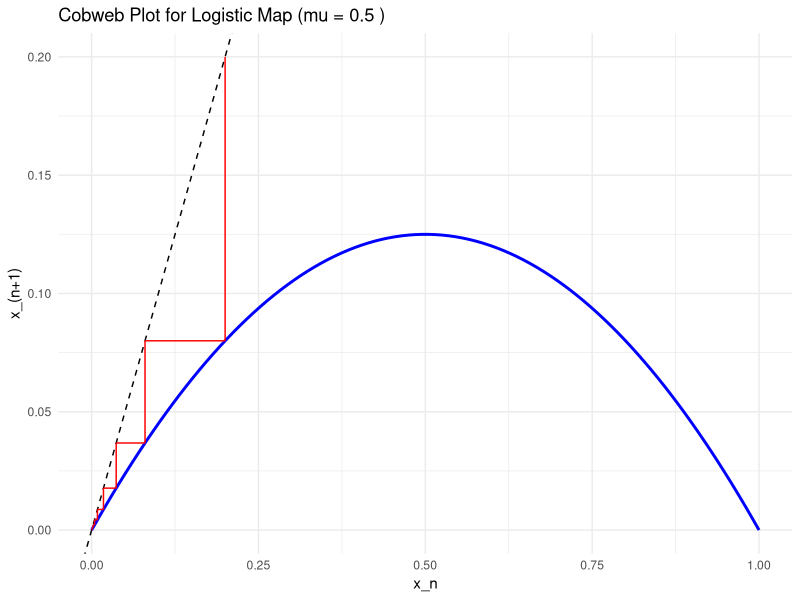
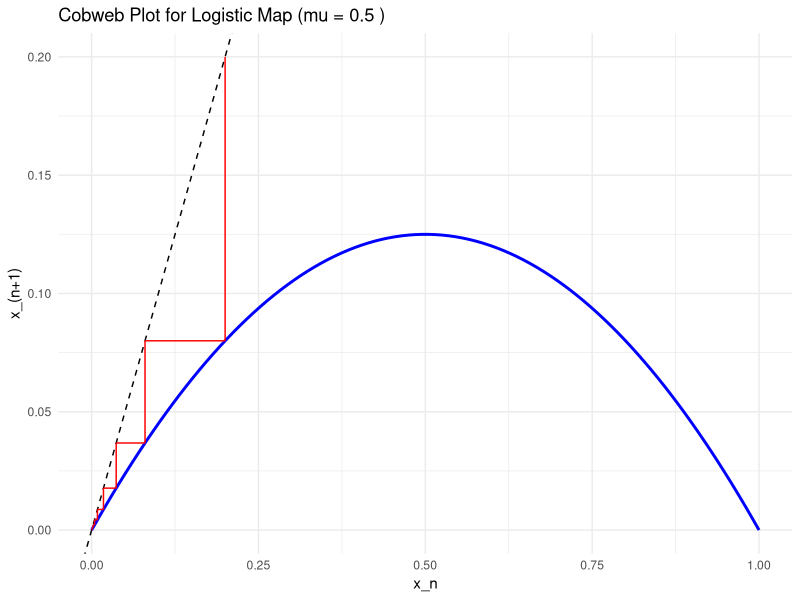
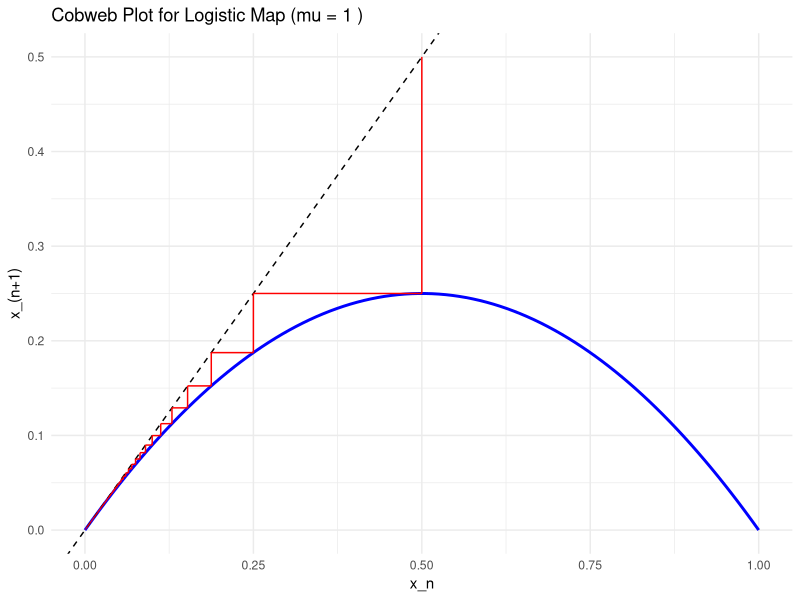
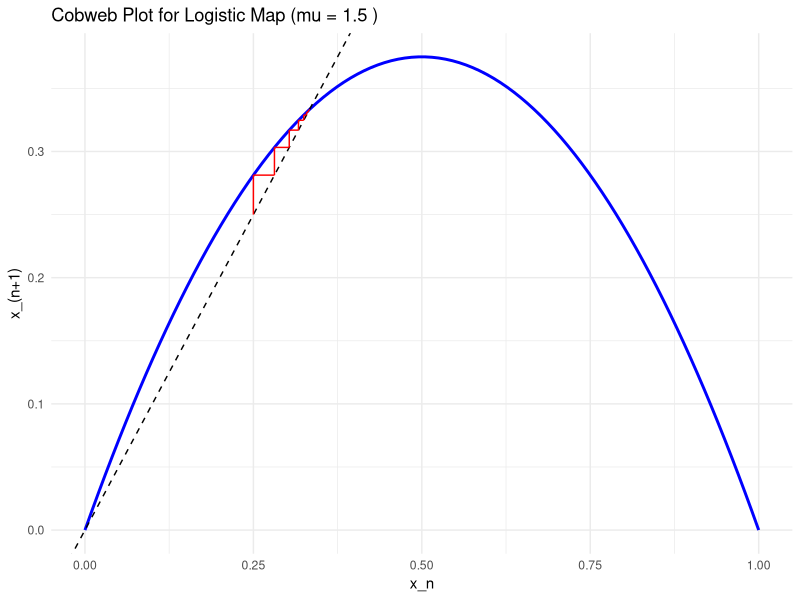
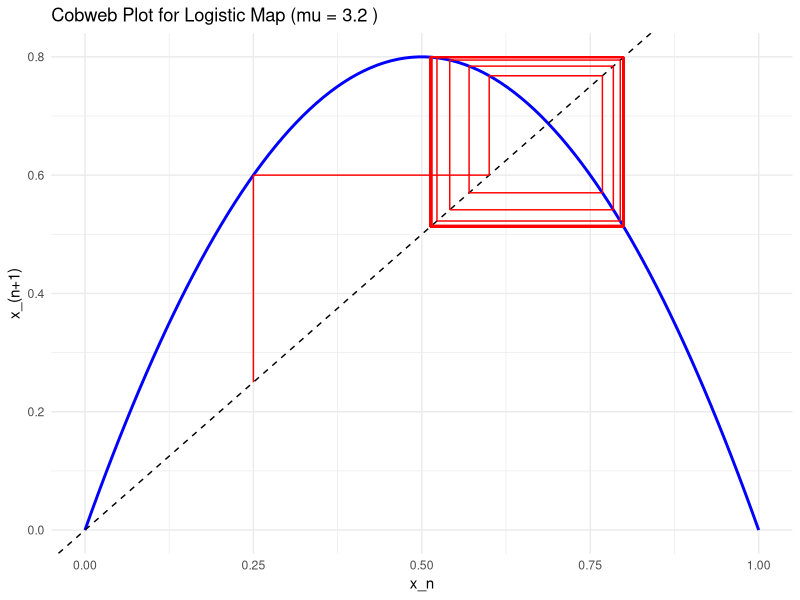
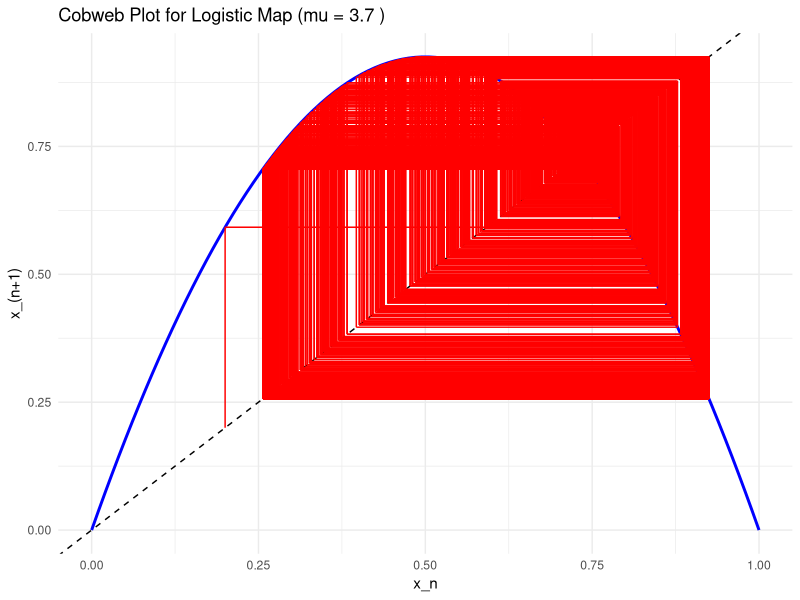

The R script that drew these images, in order:
# Load necessary libraries
library(tidyverse)


# Define the logistic function
logistic_map <- function(x, mu) {
  return(mu * x * (1 - x))
}

# Generate cobweb plot
cobweb_plot <- function(mu, x0 = 0.2, n_iter = 50) {
  x <- numeric(n_iter)
  x[1] <- x0  # Initial condition
  
  # Iterate the logistic equation
  for (i in 2:n_iter) {
    x[i] <- logistic_map(x[i - 1], mu)
  }
  
  # Generate y = f(x) line
  x_vals <- seq(0, 1, length.out = 100)
  y_vals <- logistic_map(x_vals, mu)
  
  # Create data frame for plotting
  cobweb_df <- data.frame(x = x[-length(x)], y = x[-1])
  
  # Plot
  ggplot() +
    geom_line(aes(x = x_vals, y = y_vals), color = "blue", linewidth = 1) +  # Logistic curve
    geom_abline(slope = 1, intercept = 0, linetype = "dashed", color = "black") +  # y = x line
    geom_segment(data = cobweb_df, aes(x = x, xend = x, y = x, yend = y), color = "red") +  # Vertical lines
    geom_segment(data = cobweb_df, aes(x = x, xend = y, y = y, yend = y), color = "red") +  # Horizontal lines
    labs(title = paste("Cobweb Plot for Logistic Map (mu =", mu, ")"),
         x = "x_n",
         y = "x_(n+1)") +
    theme_minimal()
}

# Plot and save some cobweb plots

# Example: Plot for mu = 0.5

cobweb_plot(mu = 0.5, x0 = 0.2, n_iter = 1500)

# Code to save the above figure
png("Figures_videos/cobweb_plot_logistic_map_mu_0p5.png",
    width = 500*4, # The width of the plot in inches
    height = 520*4, res=300)

cobweb_plot(mu = 0.5, x0 = 0.2, n_iter = 1500)

dev.off()

# Example: Plot for mu = 1.0
png("Figures_videos/cobweb_plot_logistic_map_mu_1p0.png",
    width = 500*4, # The width of the plot in inches
    height = 520*4, res=300)

cobweb_plot(mu = 1.0, x0 = 0.5, n_iter = 1500)

dev.off()


# Example: Plot for mu = 1.5
png("Figures_videos/cobweb_plot_logistic_map_mu_1p5.png",
    width = 500*4, # The width of the plot in inches
    height = 520*4, res=300)

cobweb_plot(mu = 1.5, x0 = 0.25, n_iter = 150)

dev.off()

# Example: Plot for mu = 3.2
png("Figures_videos/cobweb_plot_logistic_map_mu_3p2.png",
    width = 500*4, # The width of the plot in inches
    height = 520*4, res=300)

cobweb_plot(mu = 3.2, x0 = 0.25, n_iter = 1500)

dev.off()

# Example: Plot for mu = 3.7
png("Figures_videos/cobweb_plot_logistic_map_mu_3p7.png",
width = 500*4, # The width of the plot in inches
height = 520*4, res=300)

cobweb_plot(mu = 3.7, x0 = 0.2, n_iter = 1500)

dev.off()
